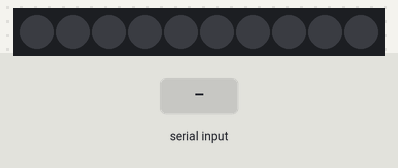
A sketch run on a simulated Arduino Uno, built with avr-gcc and run on an emulated ATmega328P. Shown: 10 RGB LEDs in strip order, left to right. Inputs (shaded band) come from the test bench. Dim RGB values are drawn brighter than linear; what the sketch prints to the serial monitor is not drawn.

Above: at 1.2 s.
1.3 s: "r" received over Serial
At 1.7 s:
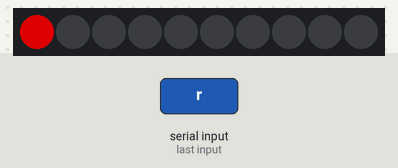
At 2.2 s:
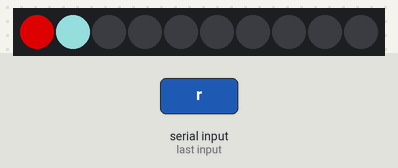
4.3 s: "b" received over Serial
At 12.0 s:
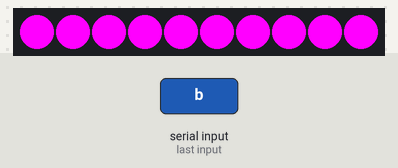
Timing chart, 0 to 13.3 s (numbered marks = the images above; inputs shaded):
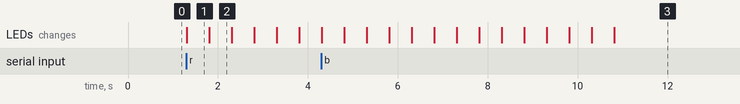

The sketch:

LED_RING_Pattern.ino
```cpp
#include <Adafruit_NeoPixel.h>
#define PIN            12
#define NUMPIXELS      10
Adafruit_NeoPixel pixels = Adafruit_NeoPixel(NUMPIXELS, PIN);

int delayval = 500; // delay for half a second

void setup() {
  pixels.begin(); // This initializes the NeoPixel library.
  Serial.begin(115200);
}

void loop() {
  Serial.print("Enter what colour you want");
  char a=Serial.read();
  switch(a)
  {

    case 'r':
     for(int i=0;i<NUMPIXELS;i=i+2)
     {
         pixels.setPixelColor(i, pixels.Color(150,0,0)); // Moderately bright green color.
        pixels.show();
        delay(500);
          pixels.setPixelColor(i+1, pixels.Color(102,150,150)); // Moderately bright green color.
         pixels.show(); // This sends the updated pixel color to the hardware.
         delay(delayval); // Delay for a period of time (in milliseconds).
     }
 break;
    case 'y':
     for(int i=0;i<NUMPIXELS;i++){
         pixels.setPixelColor(i, pixels.Color(255,0,0)); // Moderately bright green color.
         pixels.show(); // This sends the updated pixel color to the hardware.
         delay(delayval); // Delay for a period of time (in milliseconds).
    }
      break;

    case 'b':
     for(int i=0;i<NUMPIXELS;i++){
         pixels.setPixelColor(i, pixels.Color(255,0,255)); // Moderately bright green color.
         pixels.show(); // This sends the updated pixel color to the hardware.
         delay(delayval); // Delay for a period of time (in milliseconds).

     }
      break;
   }
}
```

Measured:
- after the input at 1.3 s, the LEDs: change at once (image 1)
- after the input at 4.3 s, the LEDs: first differ from a run without the input after 2.0 s (image 3 shows a later state)
- what the display in image 1 shows lasts 0.5 s, from 1.3 s to 1.8 s
